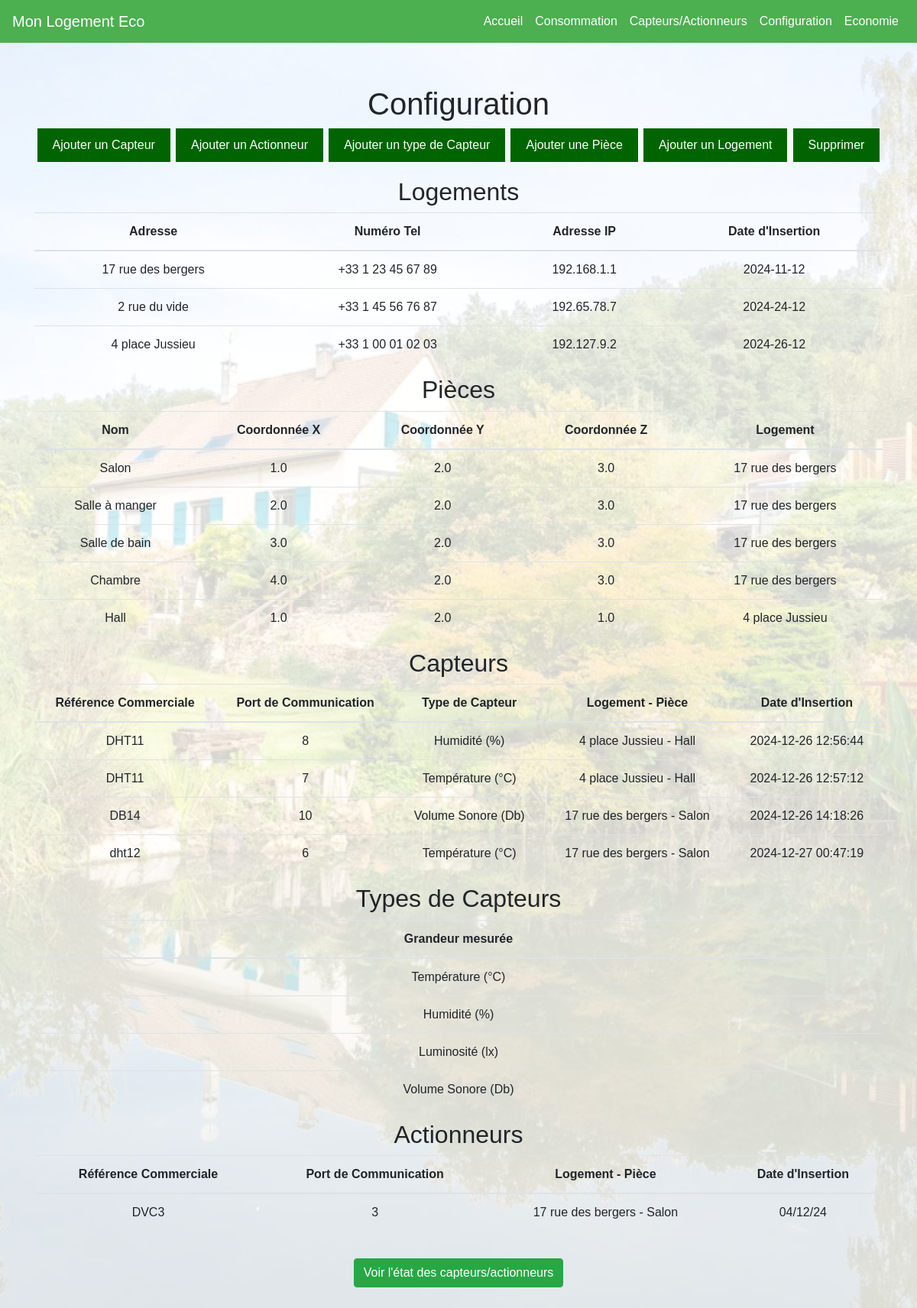
The page /config on the database its author committed.
### tables this page shows
CREATE TABLE Logement (
    id_loge INTEGER PRIMARY KEY AUTOINCREMENT,  
    adresse TEXT,                               
    numero_tel TEXT,                            
    IP TEXT,                                    
    date_insert TEXT                             
);

CREATE TABLE Piece (
    id_piece INTEGER PRIMARY KEY AUTOINCREMENT,  
    nom TEXT,
    x REAL,
    y REAL,
    z REAL,
    id_loge INTEGER,                             
    FOREIGN KEY (id_loge) REFERENCES Logement(id_loge)  
);

CREATE TABLE Capteur (
    id_capteur INTEGER PRIMARY KEY AUTOINCREMENT,   
    ref_commerciale TEXT,
    port_communication TEXT,
    date_insert TEXT,
    id_piece INTEGER,                             
    -- FOREIGN KEY (id_piece) REFERENCES Piece(id_piece),  
    id_type INTEGER,                             
    FOREIGN KEY (id_type) REFERENCES Type_capteur(id_type)  
);

CREATE TABLE Type_capteur (
    id_type INTEGER PRIMARY KEY AUTOINCREMENT, 
    unite_mesure TEXT
);

CREATE TABLE Actionneur (id_actionneur INTEGER PRIMARY KEY AUTOINCREMENT, id_piece INTEGER, ref_commerciale TEXT, port_communication INTEGER, date_insert TEXT, id_type INTEGER);

### main.py (the view)
@app.get("/config", response_class=HTMLResponse)
async def read_config(request: Request):
    capteurs = get_capteurs()
    logements = get_logements()
    pieces = get_pieces_with_logement()
    types_capteurs = get_types_capteurs()
    actionneurs = get_actionneurs()
    return templates.TemplateResponse("config.html", {"request": request, "capteurs": capteurs, "logements": logements, "pieces": pieces, "types_capteurs": types_capteurs, "actionneurs": actionneurs})

### templates/config.html (shortened to what this page needs)
{% extends "base.html" %}
{% block content %}
<h1>Configuration</h1>
<div class="menu">
    <button class="menu-button" onclick="showForm('capteurForm')">Ajouter un Capteur</button>
    <button class="menu-button" onclick="showForm('actionneurForm')">Ajouter un Actionneur</button>
    <button class="menu-button" onclick="showForm('typeForm')">Ajouter un type de Capteur</button>
    <button class="menu-button" onclick="showForm('pieceForm')">Ajouter une Pièce</button>
    <button class="menu-button" onclick="showForm('logementForm')">Ajouter un Logement</button>
    <button class="menu-button" onclick="showForm('suppressionForm')">Supprimer</button>
</div>
<h2>Logements</h2>
<table class="table">
    <thead>
        <tr>
            <th>Adresse</th>
            <th>Numéro Tel</th>
            <th>Adresse IP</th>
            <th>Date d'Insertion</th>
        </tr>
    </thead>
    <tbody>
        {% for logement in logements %}
        <tr>
            <td>{{ logement.adresse }}</td>
            <td>{{ logement.numero_tel }}</td>
            <td>{{ logement.IP }}</td>
            <td>{{ logement.date_insert }}</td>
        </tr>
        {% endfor %}
    </tbody>
</table>
<h2>Pièces</h2>
<table class="table">
    <thead>
        <tr>
            <th>Nom</th>
            <th>Coordonnée X</th>
            <th>Coordonnée Y</th>
            <th>Coordonnée Z</th>
            <th>Logement</th>
        </tr>
    </thead>
    <tbody>
        {% for piece in pieces %}
        <tr>
            <td>{{ piece.nom }}</td>
            <td>{{ piece.x }}</td>
            <td>{{ piece.y }}</td>
            <td>{{ piece.z }}</td>
            <td>{{ piece.logement_adresse }}</td>
        </tr>
        {% endfor %}
    </tbody>
</table>
<h2>Capteurs</h2>
<table class="table">
    <thead>
        <tr>
            <th>Référence Commerciale</th>
            <th>Port de Communication</th>
            <th>Type de Capteur</th>
            <th>Logement - Pièce</th>
            <th>Date d'Insertion</th>
        </tr>
    </thead>
    <tbody>
        {% for capteur in capteurs %}
        <tr>
            <td>{{ capteur.ref_commerciale }}</td>
            <td>{{ capteur.port_communication }}</td>
            <td>{{ capteur.type_capteur_nom }}</td>
            <td>{{ capteur.logement_adresse }} - {{ capteur.piece_nom }}</td>
            <td>{{ capteur.date_insert }}</td>
        </tr>
        {% endfor %}
    </tbody>
</table>
<h2>Types de Capteurs</h2>
<table class="table">
    <thead>
        <tr>
            <th>Grandeur mesurée</th>
        </tr>
    </thead>
    <tbody>
        {% for type_capteur in types_capteurs %}
        <tr>
            <td>{{ type_capteur.unite_mesure }}</td>
        </tr>
        {% endfor %}
    </tbody>
</table>
<h2>Actionneurs</h2>
<table class="table">
    <thead>
        <tr>
            <th>Référence Commerciale</th>
            <th>Port de Communication</th>
            <th>Logement - Pièce</th>
            <th>Date d'Insertion</th>
        </tr>
    </thead>
    <tbody>
        {% for actionneur in actionneurs %}
        <tr>
            <td>{{ actionneur.ref_commerciale }}</td>
            <td>{{ actionneur.port_communication }}</td>
            <td>{{ actionneur.logement_adresse }} - {{ actionneur.piece_nom }}</td>
            <td>{{ actionneur.date_insert }}</td>
        </tr>
        {% endfor %}
    </tbody>
</table>
<a href="/etatcapteur" class="btn btn-success" style="margin-top: 20px;">Voir l'état des capteurs/actionneurs</a>
{% endblock %}

### static/css/styles.css (style rules this page uses)
body { font-family: Arial, sans-serif; margin: 0; padding: 0; }

### templates/base.html (style rules this page uses)
body { background: url('/static/fond.webp') no-repeat center center fixed; background-size: cover; position: relative; }
body::before { content: ''; position: absolute; top: 0; left: 0; width: 100%; height: 100%; background: rgba(255, 255, 255, 0.8); z-index: -1; }

### templates/config.html (style rules this page uses)
.menu { display: flex; justify-content: space-around; margin-bottom: 20px; }
.menu-button { background-color: #006400; color: white; border: none; padding: 10px 20px; font-size: 16px; cursor: pointer; transition: box-shadow 0.3s ease; }

### rows shown on the page
Logement: adresse "17 rue des bergers", numero_tel "+33 1 23 45 67 89", IP "192.168.1.1", date_insert "2024-11-12"
Logement: adresse "2 rue du vide", numero_tel "+33 1 45 56 76 87", IP "192.65.78.7", date_insert "2024-24-12"
Logement: adresse "4 place Jussieu", numero_tel "+33 1 00 01 02 03", IP "192.127.9.2", date_insert "2024-26-12"
Piece: nom "Salon", x "1.0", y "2.0", z "3.0", logement_adresse "17 rue des bergers"
Piece: nom "Salle à manger", x "2.0", y "2.0", z "3.0", logement_adresse "17 rue des bergers"
Piece: nom "Salle de bain", x "3.0", y "2.0", z "3.0", logement_adresse "17 rue des bergers"
Piece: nom "Chambre", x "4.0", y "2.0", z "3.0", logement_adresse "17 rue des bergers"
Piece: nom "Hall", x "1.0", y "2.0", z "1.0", logement_adresse "4 place Jussieu"
Capteur: ref_commerciale "DHT11", port_communication "8", type_capteur_nom "Humidité (%)", logement_adresse "4 place Jussieu", piece_nom "Hall", date_insert "2024-12-26 12:56:44"
Capteur: ref_commerciale "DHT11", port_communication "7", type_capteur_nom "Température (°C)", logement_adresse "4 place Jussieu", piece_nom "Hall", date_insert "2024-12-26 12:57:12"
Capteur: ref_commerciale "DB14", port_communication "10", type_capteur_nom "Volume Sonore (Db)", logement_adresse "17 rue des bergers", piece_nom "Salon", date_insert "2024-12-26 14:18:26"
Capteur: ref_commerciale "dht12", port_communication "6", type_capteur_nom "Température (°C)", logement_adresse "17 rue des bergers", piece_nom "Salon", date_insert "2024-12-27 00:47:19"
Type_capteur: unite_mesure "Température (°C)"
Type_capteur: unite_mesure "Humidité (%)"
Type_capteur: unite_mesure "Luminosité (lx)"
Type_capteur: unite_mesure "Volume Sonore (Db)"
Actionneur: ref_commerciale "DVC3", port_communication "3", logement_adresse "17 rue des bergers", piece_nom "Salon", date_insert "04/12/24"
